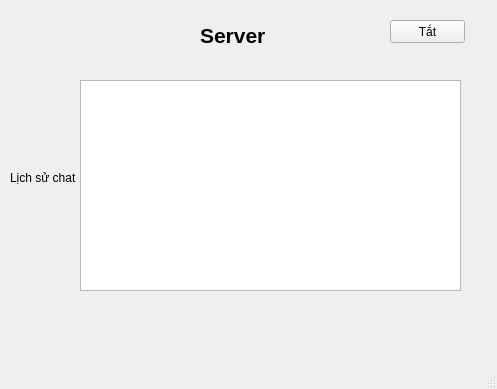
<?xml version="1.0" encoding="UTF-8"?>
<ui version="4.0">
 <class>MainWindow</class>
 <widget class="QMainWindow" name="MainWindow">
  <property name="geometry">
   <rect>
    <x>0</x>
    <y>0</y>
    <width>497</width>
    <height>389</height>
   </rect>
  </property>
  <property name="windowTitle">
   <string>MainWindow</string>
  </property>
  <widget class="QWidget" name="centralwidget">
   <widget class="QPushButton" name="pushButton">
    <property name="geometry">
     <rect>
      <x>390</x>
      <y>20</y>
      <width>75</width>
      <height>23</height>
     </rect>
    </property>
    <property name="text">
     <string>Tắt</string>
    </property>
   </widget>
   <widget class="QLabel" name="label">
    <property name="geometry">
     <rect>
      <x>200</x>
      <y>20</y>
      <width>101</width>
      <height>31</height>
     </rect>
    </property>
    <property name="font">
     <font>
      <pointsize>16</pointsize>
      <weight>75</weight>
      <bold>true</bold>
     </font>
    </property>
    <property name="text">
     <string>Server</string>
    </property>
   </widget>
   <widget class="QLabel" name="label_2">
    <property name="geometry">
     <rect>
      <x>10</x>
      <y>170</y>
      <width>81</width>
      <height>16</height>
     </rect>
    </property>
    <property name="text">
     <string>Lịch sử chat</string>
    </property>
   </widget>
   <widget class="QTextEdit" name="textEdit">
    <property name="geometry">
     <rect>
      <x>80</x>
      <y>80</y>
      <width>381</width>
      <height>211</height>
     </rect>
    </property>
   </widget>
  </widget>
  <widget class="QMenuBar" name="menubar">
   <property name="geometry">
    <rect>
     <x>0</x>
     <y>0</y>
     <width>497</width>
     <height>21</height>
    </rect>
   </property>
  </widget>
  <widget class="QStatusBar" name="statusbar"/>
 </widget>
 <resources/>
 <connections/>
</ui>
